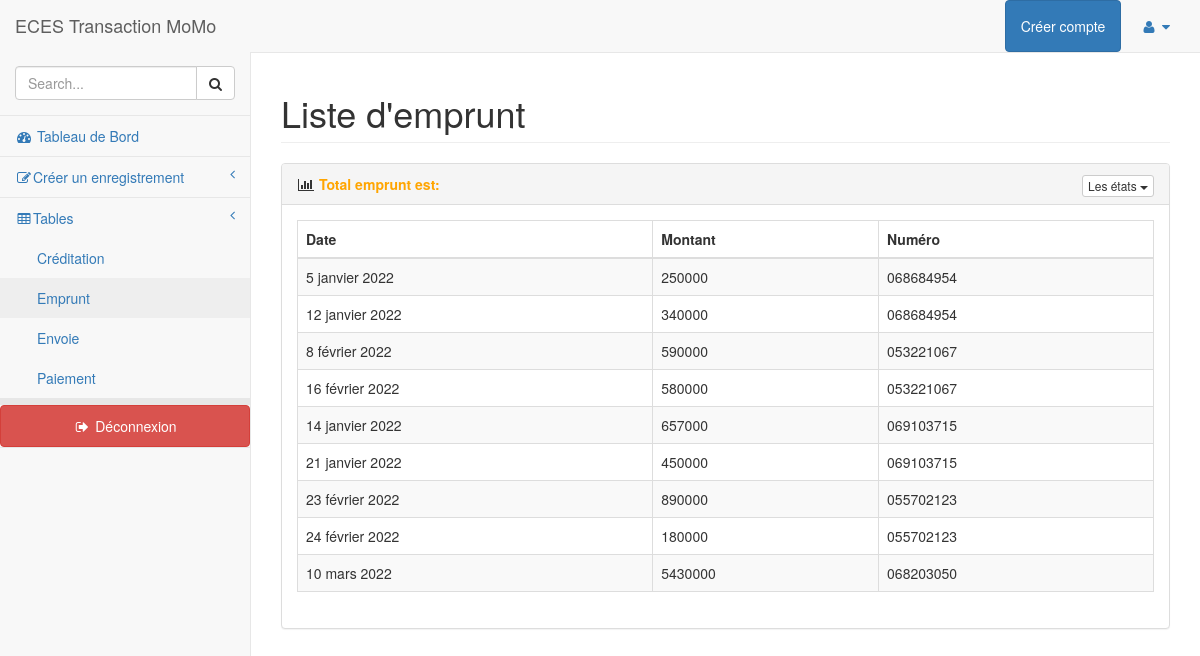
/tableemprunt/ (signed in), run on the app's committed database.
### historique/models.py (models this page shows, shortened)
class Emprunt(models.Model):
    date=models.DateField()
    nom=models.CharField(max_length=100)
    montant=models.IntegerField()
    numero=models.CharField(max_length=9)

### historique/views.py (the view)
# urls.py: path('tableemprunt/', views.tableemprunt,name='tableemprunt'),
@login_required
def tableemprunt(request):
    data={"db_emprunt":Emprunt.objects.all()}
    return  render(request,'pages/tables/tableemprunt.html',data)

### historique/templates/pages/tables/tableemprunt.html (shortened to what this page needs)
{% extends 'index.html' %}
{% block container %}
<div id="page-wrapper">
    <div class="row">
        <div class="col-lg-12">
            <h1 class="page-header">Liste d'emprunt</h1>
        </div>
    </div>
    <div class="panel panel-default">
        <div class="panel-heading">
            <i class="fa fa-bar-chart-o fa-fw"></i> <b><font color="Orange">Total emprunt est:{{totalemprunt}} </font> </b>
            <div class="pull-right">
                <div class="btn-group">
                    <button type="button" class="btn btn-default btn-xs dropdown-toggle" data-toggle="dropdown">
                        Les états
                        <span class="caret"></span>
                    </button>
                </div>
            </div>
        </div>
        <div class="panel-body">
            <div class="row">
                <div class="col-lg-12">
                    <div class="table-responsive">
                        <table class="table table-bordered table-hover table-striped">
                            <thead>
                                <tr>
                                  <th>Date</th>
                                  <th>Montant</th>
                                    <th>Numéro</th>
                                </tr>
                            </thead>
                            <tbody>
                                {%for env in db_emprunt %}
                                <tr>
                                    <td>{{env.date}}</td>
                                    <td>{{env.montant}}</td>
                                    <td>{{env.numero}}</td>
                                </tr>
                                {%endfor%}       </tbody>
                        </table>
                    </div>
                </div>
                <div class="col-lg-8">
                </div>
            </div>
        </div>
    </div>
</div>
{% endblock %}

### data on the page
Emprunt: date "5 janvier 2022", montant "250000", numero "068684954"
Emprunt: date "12 janvier 2022", montant "340000", numero "068684954"
Emprunt: date "8 février 2022", montant "590000", numero "053221067"
Emprunt: date "16 février 2022", montant "580000", numero "053221067"
Emprunt: date "14 janvier 2022", montant "657000", numero "069103715"
Emprunt: date "21 janvier 2022", montant "450000", numero "069103715"
Emprunt: date "23 février 2022", montant "890000", numero "055702123"
Emprunt: date "24 février 2022", montant "180000", numero "055702123"
Emprunt: date "10 mars 2022", montant "5430000", numero "068203050"
